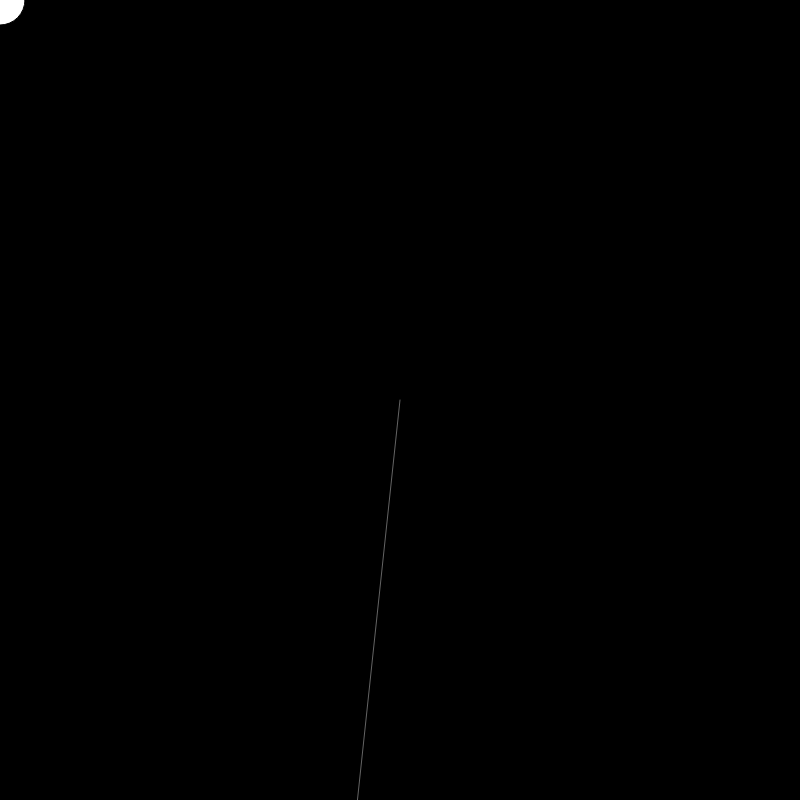
Frame 1 (no input)
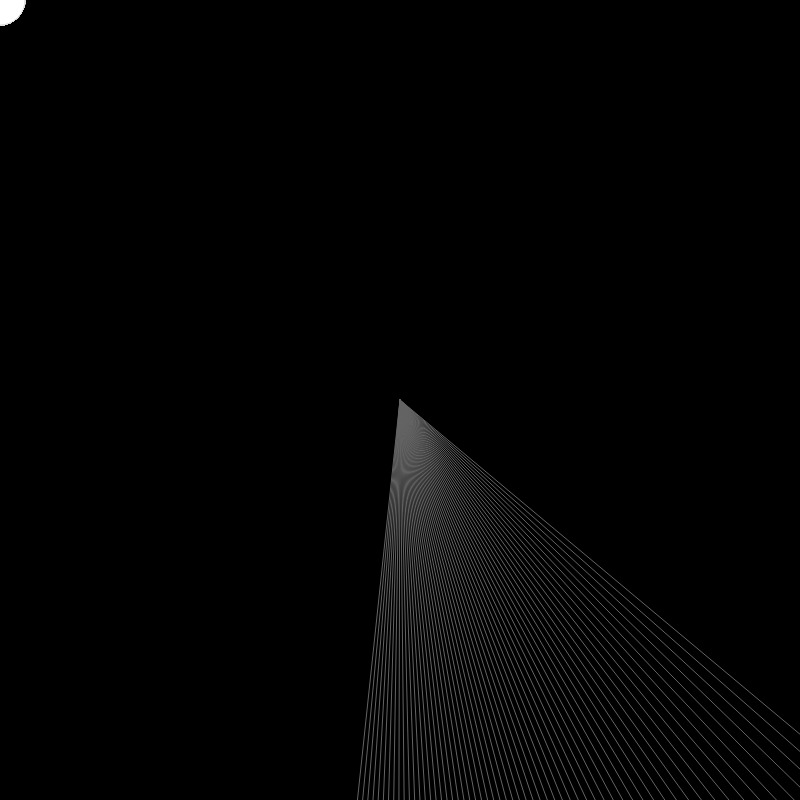
Frame 60 (no input)
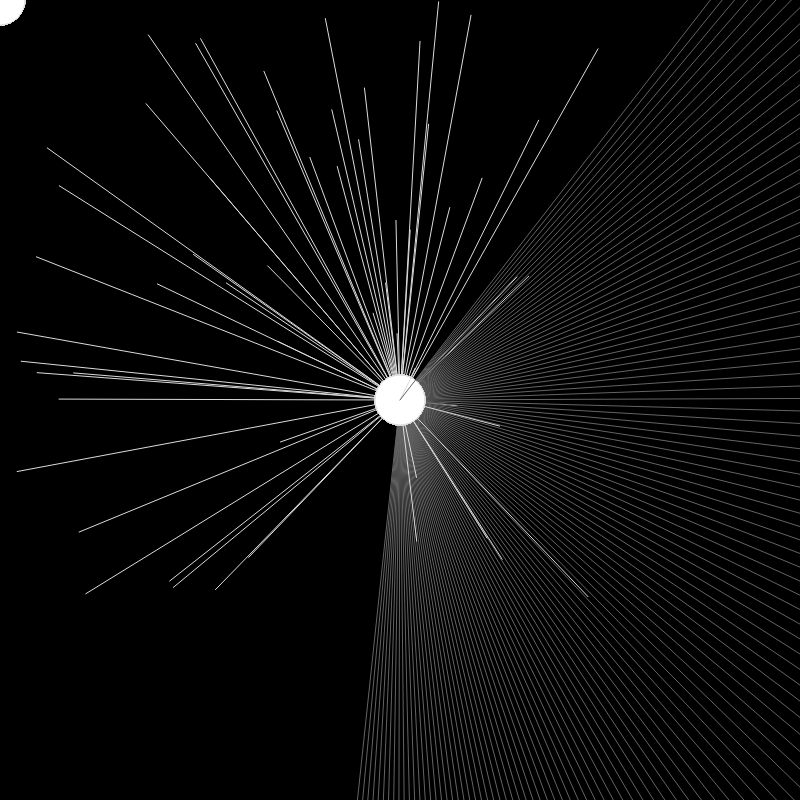
Frame 120 (the mouse pressed at the canvas centre since frame 60)

The p5.js sketch that drew these frames (run headless with seeded random() and noise() and a simulated clock; from frame 60 on, the mouse is pressed at the canvas centre):

// p5.js sketch
// ── sketch.js
var angle = 0;
var centerX = 0;
var centerY = 0;


function setup() {
  createCanvas(800, 800);
  background( 0);
}

function draw() {
   if (mouseIsPressed)
      if (mouseX < 400 ) {
    fill (255, 0, 0) ;
  } else if (mouseX < 400 ) {
    fill (0, 255, 0) ;
  } else if (mouseX < 500 ) {
    fill (255, 255, 255) ;
  } else {
    fill (0,0,255);
  }
  ellipse(mouseX, mouseY,50,50);

    if (mouseIsPressed)

  var x1= centerX+sin(angle)*50*50*50;
  var y1= centerY+cos(angle)*75*75/10;

  angle = angle + radians(50/50);
 

  if (mouseIsPressed)
  line(mouseX, mouseY, random(600), random(600)) 
   stroke(100)

   var x= centerX+sin(angle)*50*50;
  var y= centerY+cos(angle)*75*50;


   line(x,y,400,400) 
  stroke(220)


 
}
